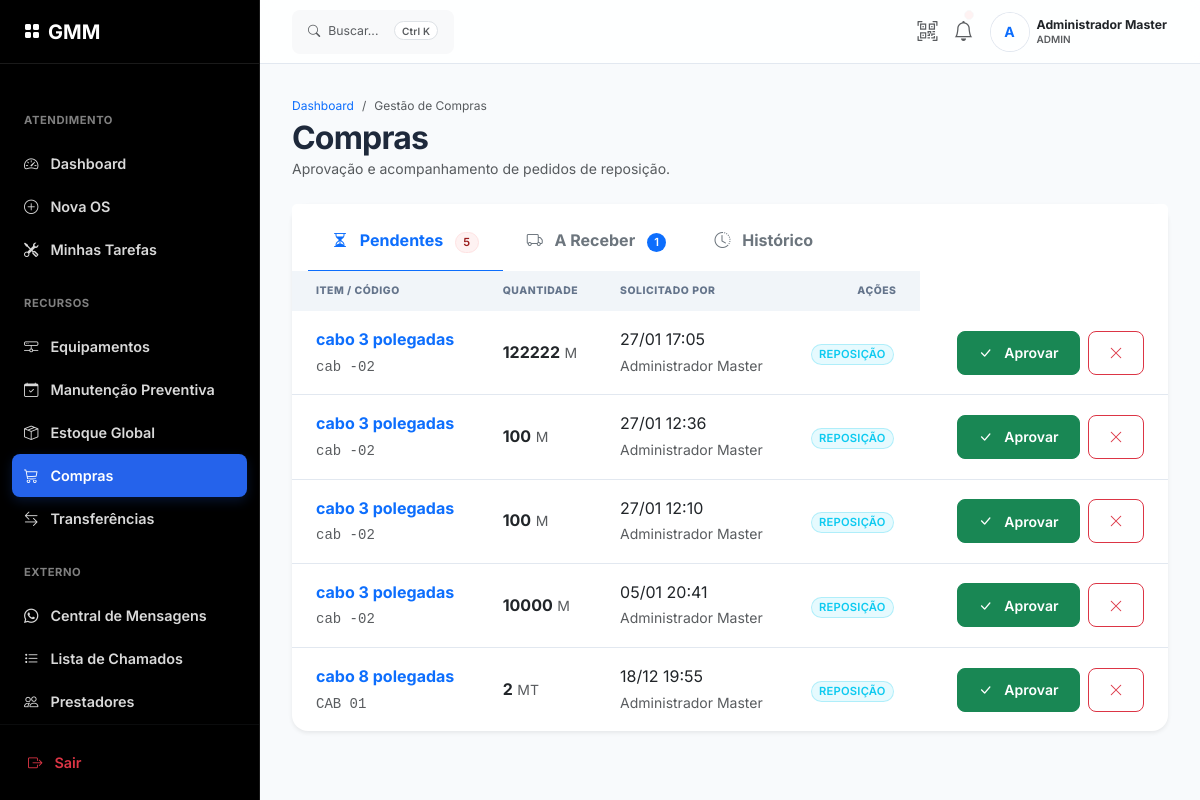
The page /admin/compras (signed in) on the database as committed earlier.
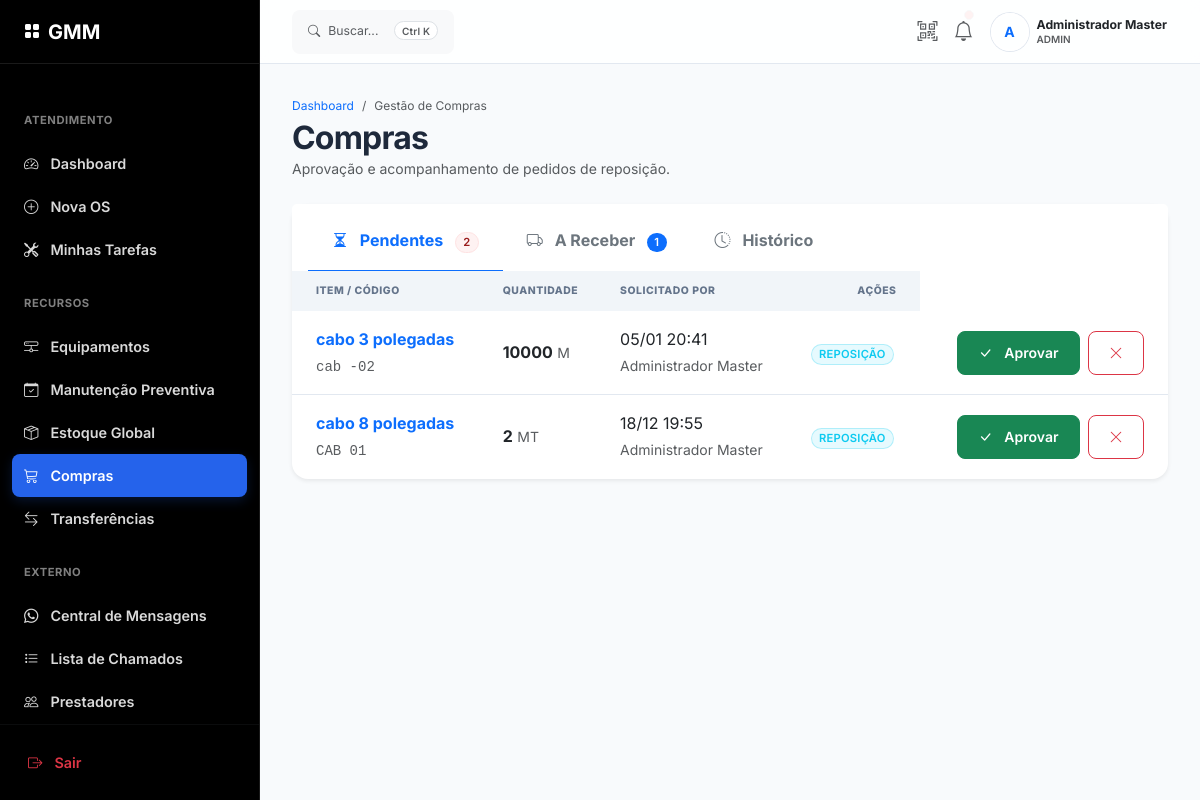
The same page on the database as committed later.
### app/models/estoque_models.py (models this page shows)
class PedidoCompra(db.Model):
    __tablename__ = 'pedidos_compra'
    id = db.Column(db.Integer, primary_key=True)
    fornecedor_id = db.Column(db.Integer, db.ForeignKey('fornecedores.id'), nullable=True)
    estoque_id = db.Column(db.Integer, db.ForeignKey('estoque.id'), nullable=False)
    quantidade = db.Column(db.Numeric(10, 3), nullable=False)
    data_solicitacao = db.Column(db.DateTime, default=datetime.utcnow)
    data_chegada = db.Column(db.DateTime, nullable=True)
    status = db.Column(db.String(20), default='pendente')
    solicitante_id = db.Column(db.Integer, db.ForeignKey('usuarios.id'), nullable=True)
    aprovador_id = db.Column(db.Integer, db.ForeignKey('usuarios.id'), nullable=True)
    recebedor_id = db.Column(db.Integer, db.ForeignKey('usuarios.id'), nullable=True)
    token_aprovacao = db.Column(db.String(64), unique=True, nullable=True)
    token_expira_em = db.Column(db.DateTime, nullable=True)
    justificativa = db.Column(db.Text, nullable=True)
    unidade_destino_id = db.Column(db.Integer, db.ForeignKey('unidades.id'), nullable=True)
    fornecedor = db.relationship('Fornecedor', backref='pedidos')
    peca = db.relationship('Estoque')
    solicitante = db.relationship('Usuario', foreign_keys=[solicitante_id])
    aprovador = db.relationship('Usuario', foreign_keys=[aprovador_id])
    recebedor = db.relationship('Usuario', foreign_keys=[recebedor_id])
    unidade_destino = db.relationship('Unidade', foreign_keys=[unidade_destino_id])

class Estoque(db.Model):
    __tablename__ = 'estoque'
    id = db.Column(db.Integer, primary_key=True)
    codigo = db.Column(db.String(20), unique=True, nullable=False)
    nome = db.Column(db.String(150), nullable=False)
    categoria_id = db.Column(db.Integer, db.ForeignKey('categorias_estoque.id'))
    unidade_medida = db.Column(db.String(5), nullable=False)
    quantidade_atual = db.Column(db.Numeric(10, 3), nullable=False, default=0)
    quantidade_minima = db.Column(db.Numeric(10, 3), nullable=False, default=5)
    valor_unitario = db.Column(db.Numeric(10, 2), nullable=True)
    localizacao = db.Column(db.String(100), nullable=True)
    unidade_id = db.Column(db.Integer, db.ForeignKey('unidades.id'), nullable=True)
    updated_at = db.Column(db.DateTime, default=datetime.utcnow, onupdate=datetime.utcnow)
    categoria = db.relationship('CategoriaEstoque', backref='itens')
    unidade = db.relationship('Unidade', backref='estoque_itens')

### app/models/models.py (models this page shows, shortened)
class Usuario(UserMixin, db.Model):
    __tablename__ = 'usuarios'
    id = db.Column(db.Integer, primary_key=True)
    nome = db.Column(db.String(100), nullable=False)
    username = db.Column(db.String(50), unique=True, nullable=False)
    telefone = db.Column(db.String(20), nullable=True)
    email = db.Column(db.String(120), unique=True, nullable=True)
    senha_hash = db.Column(db.String(255), nullable=False)
    tipo = db.Column(db.String(20), nullable=False)
    foto_perfil = db.Column(db.String(255), nullable=True) # [Novo PRD 3.1.1]
    unidade_padrao_id = db.Column(db.Integer, db.ForeignKey('unidades.id'), nullable=True)
    ativo = db.Column(db.Boolean, default=True)
    ultimo_acesso = db.Column(db.DateTime, nullable=True)
    created_at = db.Column(db.DateTime, default=datetime.utcnow)
    registros = db.relationship('RegistroPonto', backref='usuario', lazy=True)

### app/routes/admin.py (the view)
@bp.route('/compras', methods=['GET'])
@login_required
def compras_painel():
    pendentes = PedidoCompra.query.filter_by(status='pendente').order_by(PedidoCompra.data_solicitacao.desc()).all()
    aprovados = PedidoCompra.query.filter(PedidoCompra.status.in_(['aprovado', 'encomendado'])).all()
    historico = PedidoCompra.query.filter(PedidoCompra.status.in_(['entregue', 'cancelado'])).order_by(PedidoCompra.data_solicitacao.desc()).limit(20).all()
    fornecedores = Fornecedor.query.all()
    unidades = Unidade.query.all()
    return render_template('compras.html',
                         pendentes=pendentes,
                         aprovados=aprovados,
                         historico=historico,
                         fornecedores=fornecedores,
                         unidades=unidades,
                         today=datetime.utcnow().date())

### app/routes/admin.py (called while the page is built, shortened)
@bp.before_request
def restrict_to_admin():
    if request.endpoint == 'admin.buscar_fornecedores_peca':
        return
    if current_user.is_authenticated and current_user.tipo == 'comprador':
        if request.endpoint in ['admin.compras_painel', 'admin.aprovar_pedido', 'admin.rejeitar_pedido', 'admin.receber_pedido''admin.transferencias_painel','admin.aprovar_transferencia','admin.rejeitar_transferencia']:
            return
    if not current_user.is_authenticated or current_user.tipo not in ['admin']:
        abort(403)

### app/templates/compras.html (shortened to what the changed rows need)
{% extends "base.html" %}
{% block content %}
<div class="mb-4 d-flex flex-column flex-md-row justify-content-between align-items-md-center gap-3">
    <div>
        <h2 class="mb-0 fw-bold">Compras</h2>
    </div>
</div>
<div class="card border-0 shadow-sm">
    <div class="card-header bg-white border-0 pb-0">
        <ul class="nav nav-tabs border-0" id="purchaseTabs" role="tablist">
            <li class="nav-item">
                <button class="nav-link active fw-bold border-0 px-4 py-3" id="pendentes-tab" data-bs-toggle="tab"
                    data-bs-target="#pendentes" type="button">
                    <i class="bi bi-hourglass-split me-2"></i> Pendentes
                    <span class="badge bg-danger ms-2">{{ pendentes|length }}</span>
                </button>
            </li>
        </ul>
    </div>
    <div class="card-body p-0">
        <div class="tab-content" id="purchaseTabsContent">
            <div class="tab-pane fade show active" id="pendentes" role="tabpanel">
                <div class="table-responsive">
                    <table class="table table-hover align-middle mb-0">
                        <thead class="bg-light">
                            <tr>
                                <th class="ps-4">Item / Código</th>
                                <th>Quantidade</th>
                                <th>Solicitado por</th>
                                <th class="text-end pe-4">Ações</th>
                            </tr>
                        </thead>
                        <tbody>
                            {% for pedido in pendentes %}
                            <tr>
                                <td class="ps-4">
                                    <div class="fw-bold">
                                        <a href="{{ url_for('compras.detalhes', id=pedido.id) }}"
                                            class="text-decoration-none text-primary">
                                            {{ pedido.peca.nome }}
                                        </a>
                                    </div>
                                    <small class="text-muted font-monospace">{{ pedido.peca.codigo }}</small>
                                </td>
                                <td>
                                    <span class="fw-bold fs-6">{{ "{:g}".format(pedido.quantidade|float) }}</span>
                                    <small class="text-muted">{{ pedido.peca.unidade_medida }}</small>
                                </td>
                                <td>
                                    <div>{{ pedido.data_solicitacao.strftime('%d/%m %H:%M') }}</div>
                                    <small class="text-muted">{{ pedido.solicitante.nome if pedido.solicitante else
                                        'N/A' }}</small>
                                </td>
                                <td>
                                    {% if pedido.peca.quantidade_atual <= pedido.peca.quantidade_minima %} <span
                                        class="badge bg-danger shadow-sm">CRÍTICO</span>
                                        {% else %}
                                        <span
                                            class="badge bg-info bg-opacity-10 text-info border border-info border-opacity-25">REPOSIÇÃO</span>
                                        {% endif %}
                                </td>
                                <td class="text-end pe-4">
                                    <button class="btn btn-sm btn-success me-1"
                                        onclick="abrirModalAprovar({{ pedido.id }}, {{ pedido.peca.nome|tojson|forceescape }})">
                                        <i class="bi bi-check-lg me-1"></i> Aprovar
                                    </button>
                                    <button class="btn btn-sm btn-outline-danger"
                                        onclick="rejeitarPedido({{ pedido.id }})">
                                        <i class="bi bi-x-lg"></i>
                                    </button>
                                </td>
                            </tr>
                            {% else %}
                            <tr>
                                <td colspan="5" class="text-center py-5 text-muted">Aguardando novas solicitações.</td>
                            </tr>
                            {% endfor %}
                        </tbody>
                    </table>
                </div>
            </div>
        </div>
    </div>
</div>
{% endblock %}

Rows that differ between the two databases and show on the page:
no longer on this page (row edited): PedidoCompra: peca.nome "cabo 3 polegadas", peca.codigo "cab -02", quantidade "122222", peca.unidade_medida "M", data_solicitacao "27/01 17:05", solicitante "Administrador Master"
no longer on this page (row edited): PedidoCompra: peca.nome "cabo 3 polegadas", peca.codigo "cab -02", quantidade "100", peca.unidade_medida "M", data_solicitacao "27/01 12:36", solicitante "Administrador Master"
no longer on this page (row edited): PedidoCompra: peca.nome "cabo 3 polegadas", peca.codigo "cab -02", quantidade "100", peca.unidade_medida "M", data_solicitacao "27/01 12:10", solicitante "Administrador Master"
Other text that changed with them:
{{ pendentes|length }}: "5" → "2"
